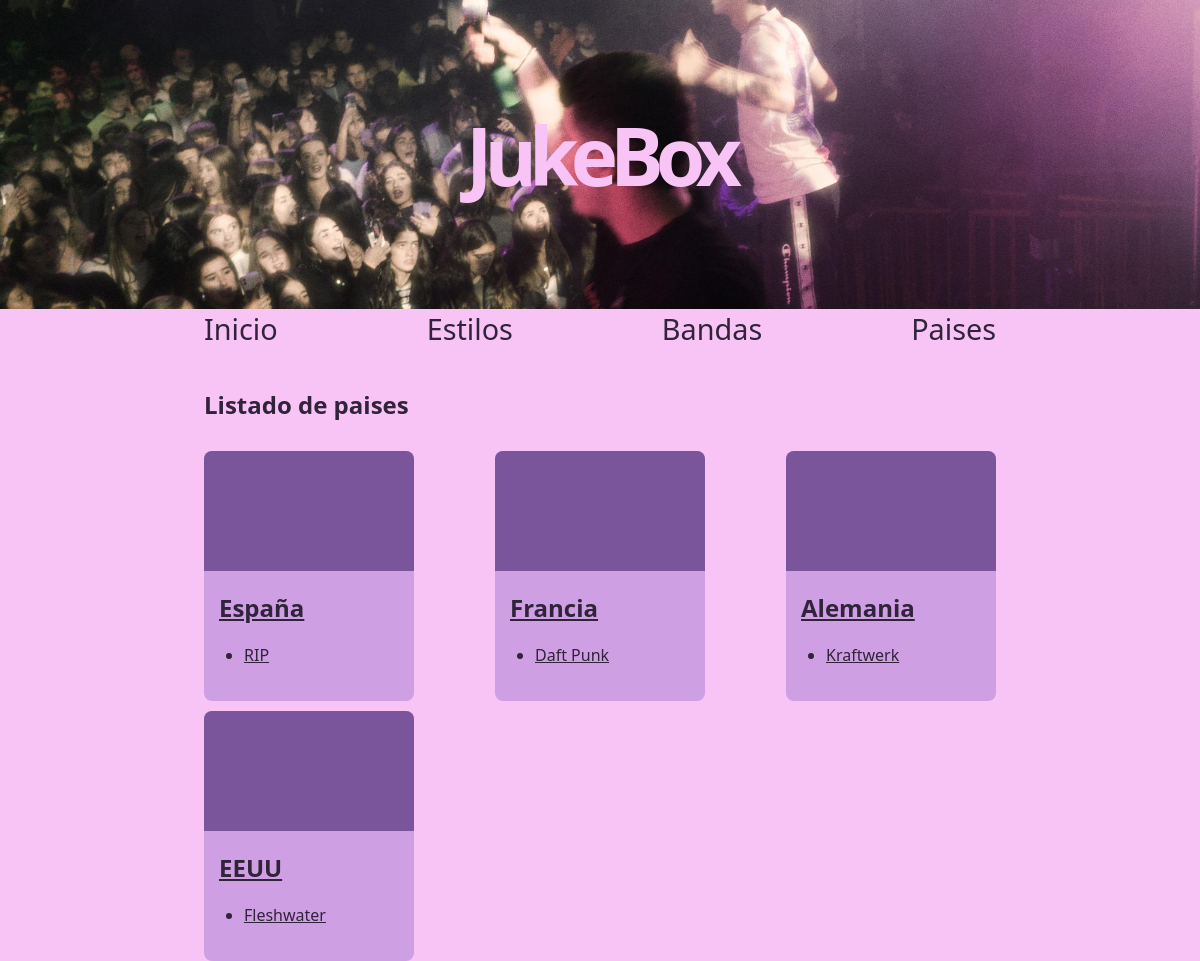
/, run on an earlier commit of the app's database.
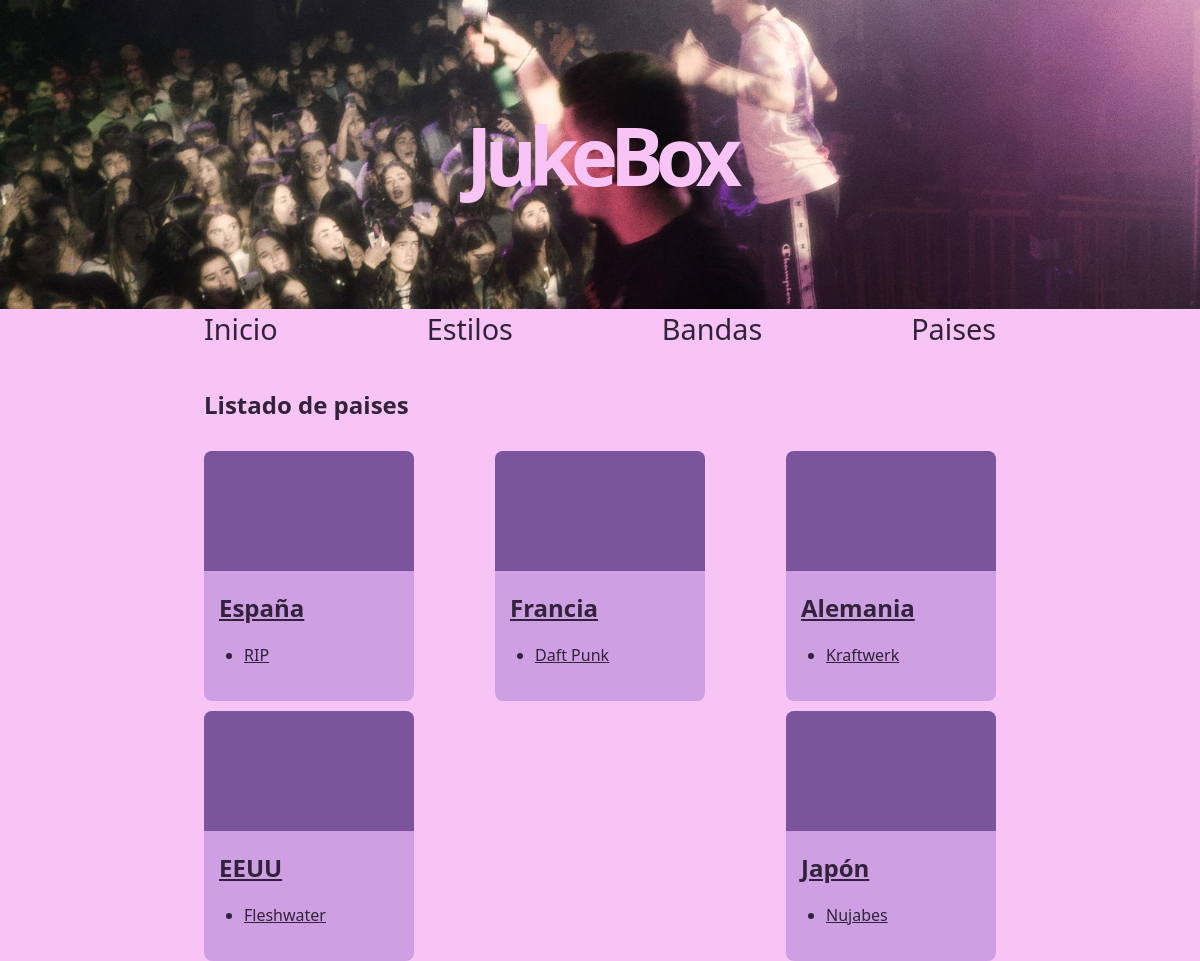
And on a later commit of the database.
### appJukeBox/models.py (models this page shows, shortened)
class Banda(models.Model):
    nombre = models.CharField(max_length=100)
    pais = models.ForeignKey(Pais, on_delete=models.SET_NULL, null=True)
    descripcion = models.TextField()
    estilos = models.ManyToManyField(Estilo)
    imagen = models.ImageField(null=True, blank=True ,upload_to="images/")

class Pais(models.Model):
    nombre = models.CharField(max_length=50)
    def __str__(self):
        return self.nombre

### appJukeBox/views.py (the view)
# urls.py: path('', views.index_pais_banda, name='index'),
def index_pais_banda(request):
	listabandas = Banda.objects.raw('SELECT * FROM( SELECT * FROM appJukeBox_Banda ORDER BY nombre DESC) GROUP BY pais_id')
	context = {'lista_banda': listabandas}
	return render(request, 'index.html', context)

### appJukeBox/templates/index.html (shortened to what this page needs)
{% extends "base.html" %}
{% block javascript %}
    {% load static %}
{% endblock %}
{% block contenido %}
    <div>
        <h2 class="listado">Listado de paises</h2>
    </div>
    <section class="container">
        {% if lista_banda %}
        {% for b in lista_banda %}
            <div class="card">
                <div class="card-image">
                </div>
                <div class="card-content">
                    <h2>
                        <a href="/paises/{{ b.pais.id }}">{{ b.pais }}</a>
                    </h2>
                    <ul>
                        <li>
                            <a href="/bandas/{{ b.id }}">{{ b.nombre}}</a>
                        </li>
                    </ul>
                </div>
            </div>
        {% endfor %}
        {% else %}
        <p>No hay estilos creados.</p>
        {% endif %}
    </section>
{% endblock %}

What changed in the data, as far as the page shows it:
added Banda: pais "Japón", nombre "Nujabes"
